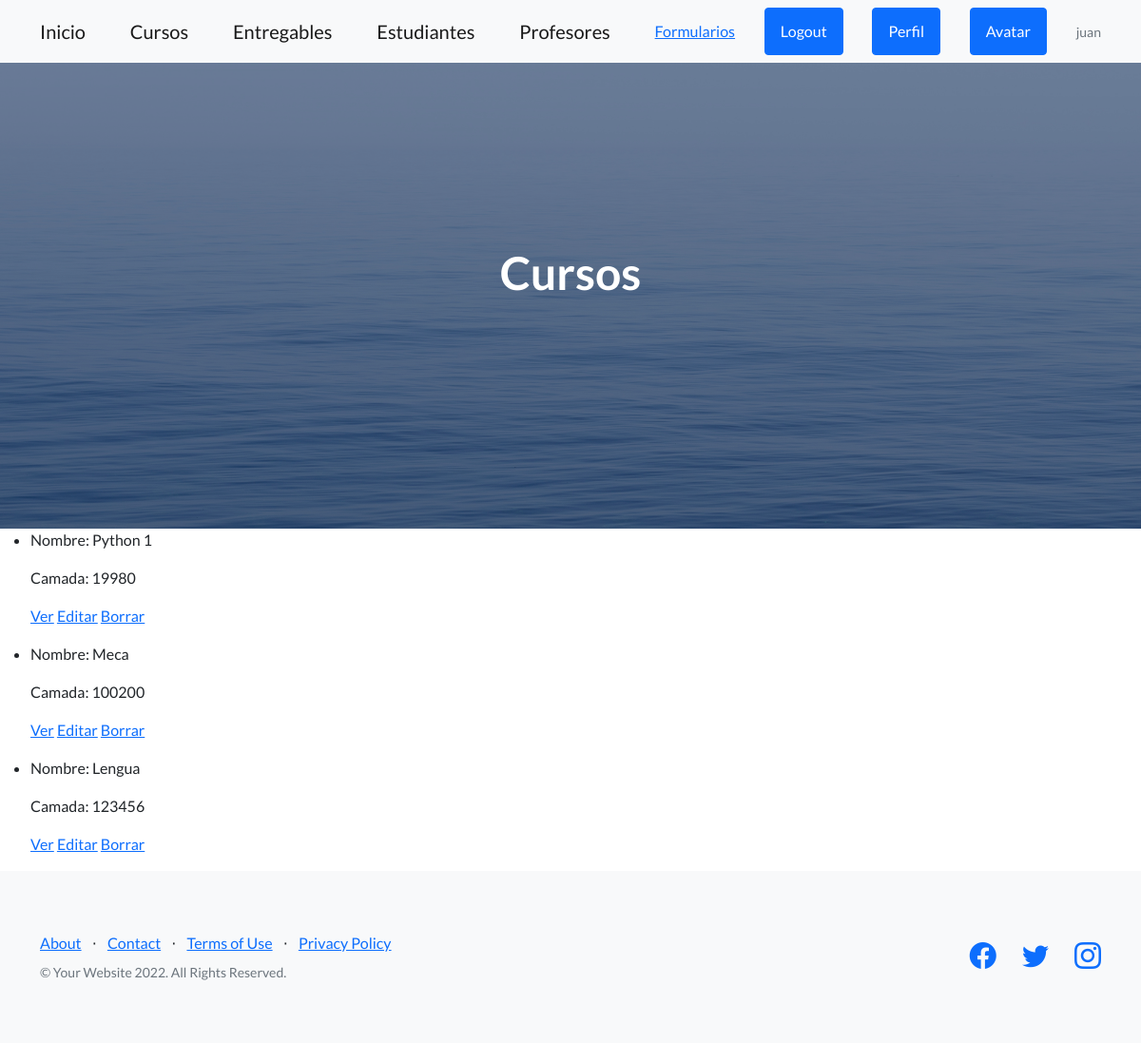
/AppWeb/listCurso (signed in), run on an earlier commit of the app's database.
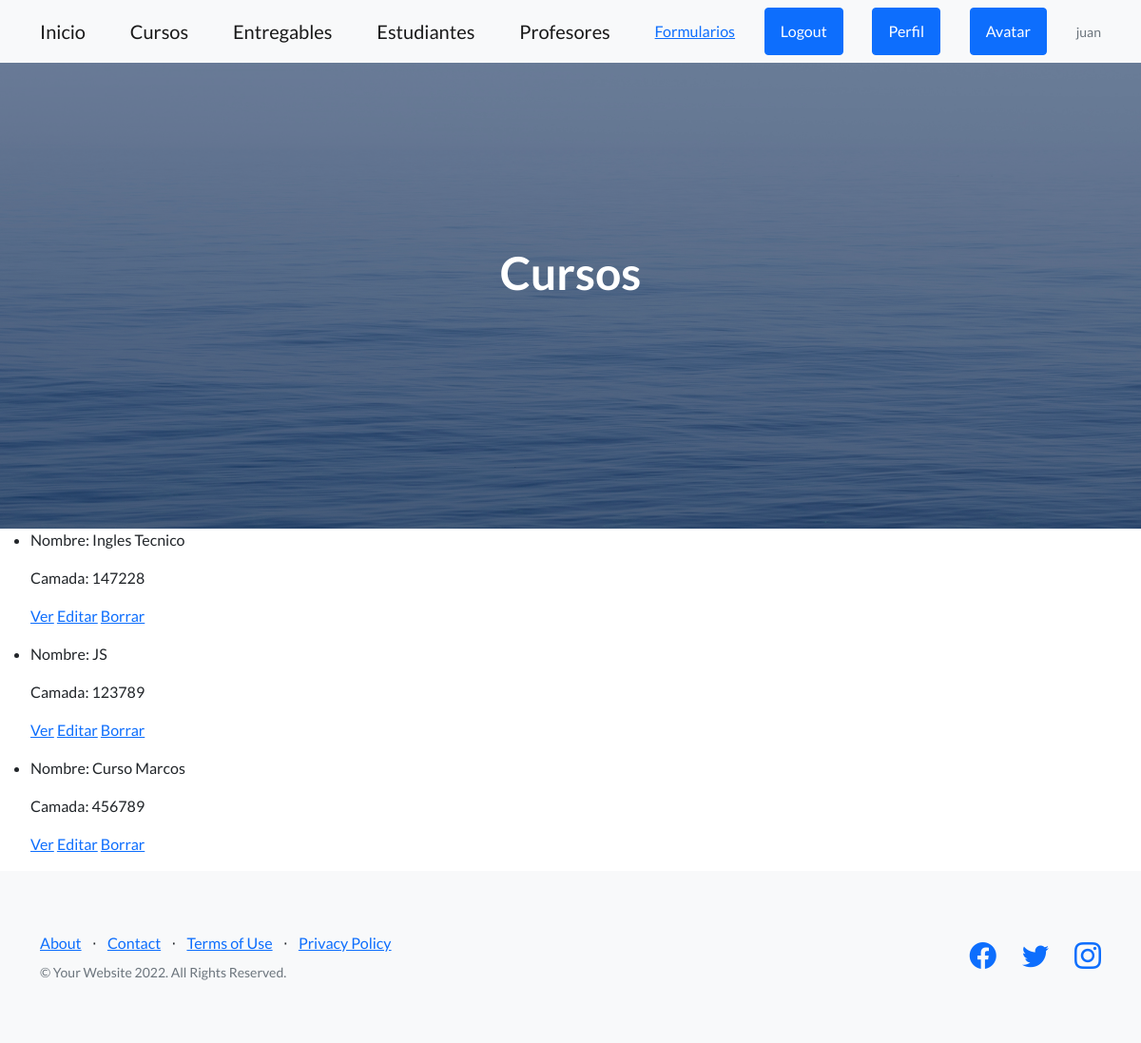
And on a later commit of the database.
### AppWeb/models.py (models this page shows, shortened)
class Curso(models.Model):
    nombre = models.CharField(max_length=40)
    camada = models.IntegerField()

### AppWeb/views.py (the view)
# urls.py: path("listCurso", ListCurso.as_view(), name="listCurso"),
class ListCurso(LoginRequiredMixin, ListView):
    model = Curso
    template_name = "AppWeb/listCursos.html"

### AppWeb/templates/AppWeb/listCursos.html (shortened to what this page needs)
{% extends "AppWeb/padre.html" %}
{% load static %}
{% block contenidoQueCambia %}
<header class="masthead">
    <div class="container position-relative">
        <div class="row justify-content-center">
            <div class="col-xl-6">
                <div class="text-center text-white">
                    <h1 class="mb-5">Cursos</h1>
                </div>
            </div>
        </div>
    </div>
</header>
<ul>
    {% for curso in object_list %}
    <li>
        <p>Nombre: {{curso.nombre}}</p>
        <p>Camada: {{curso.camada}}</p>
        <p>
            <a href="{% url 'detailCurso' curso.id %}">Ver</a>
            <a href="{% url 'cursoEditar' curso.id %}">Editar</a>
            <a href="{% url 'cursoDelete' curso.id %}">Borrar</a>
        </p>
    </li>
    {% endfor %}
</ul>
{% endblock %}

### AppWeb/templates/AppWeb/padre.html (shortened to what this page needs)
<html lang="en">
    <head>
        {% load static %}
        <link href="https://cdn.jsdelivr.net/npm/bootstrap-icons@1.5.0/font/bootstrap-icons.css" rel="stylesheet" type="text/css" />
        <link href="{% static 'AppWeb/css/styles.css' %}" rel="stylesheet" />
    </head>
    <body>
        <nav class="navbar navbar-light bg-light static-top">
            <div class="container">
                {% if request.user.is_authenticated %}
                    <a class="navbar-brand" href="{% url 'Padre' %}">Inicio</a>
                    <a class="navbar-brand" href="{% url 'listCurso' %}">Cursos</a>
                    <a class="navbar-brand" href="{% url 'listEntregable' %}">Entregables</a>
                    <a class="navbar-brand" href="{% url 'listEstudiante' %}">Estudiantes</a>
                    <a class="navbar-brand" href="{% url 'listProfesor' %}">Profesores</a>
                    <a class="narbar-brand" href="{% url 'Formulario' %}">Formularios</a>
                    <a class="btn btn-primary" href="{% url 'Logout' %}">Logout</a>
                    <a class="btn btn-primary" href="{% url 'EditarPerfil' %}">Perfil</a>
                    <a class="btn btn-primary" href="{% url 'agregarAvatar' %}">Avatar</a>
                    <p class="text-muted small mb-4 mb-lg-0">{{user.username}}</p>
                {% endif%}
            </div>
        </nav>
        {% block contenidoQueCambia %}{% endblock %}
        <footer class="footer bg-light">
            <div class="container">
                <div class="row">
                    <div class="col-lg-6 h-100 text-center text-lg-start my-auto">
                        <ul class="list-inline mb-2">
                            <li class="list-inline-item"><a href="#!">About</a></li>
                            <li class="list-inline-item">⋅</li>
                            <li class="list-inline-item"><a href="#!">Contact</a></li>
                            <li class="list-inline-item">⋅</li>
                            <li class="list-inline-item"><a href="#!">Terms of Use</a></li>
                            <li class="list-inline-item">⋅</li>
                            <li class="list-inline-item"><a href="#!">Privacy Policy</a></li>
                        </ul>
                        <p class="text-muted small mb-4 mb-lg-0">&copy; Your Website 2022. All Rights Reserved.</p>
                    </div>
                    <div class="col-lg-6 h-100 text-center text-lg-end my-auto">
                        <ul class="list-inline mb-0">
                            <li class="list-inline-item me-4">
                                <a href="#!"><i class="bi-facebook fs-3"></i></a>
                            </li>
                            <li class="list-inline-item me-4">
                                <a href="#!"><i class="bi-twitter fs-3"></i></a>
                            </li>
                            <li class="list-inline-item">
                                <a href="#!"><i class="bi-instagram fs-3"></i></a>
                            </li>
                        </ul>
                    </div>
                </div>
            </div>
        </footer>
    </body>
</html>

What changed in the data, as far as the page shows it:
removed Curso: nombre "Python 1", camada "19980"
removed Curso: nombre "Meca", camada "100200"
removed Curso: nombre "Lengua", camada "123456"
added Curso: nombre "Ingles Tecnico", camada "147228"
added Curso: nombre "JS", camada "123789"
added Curso: nombre "Curso Marcos", camada "456789"
